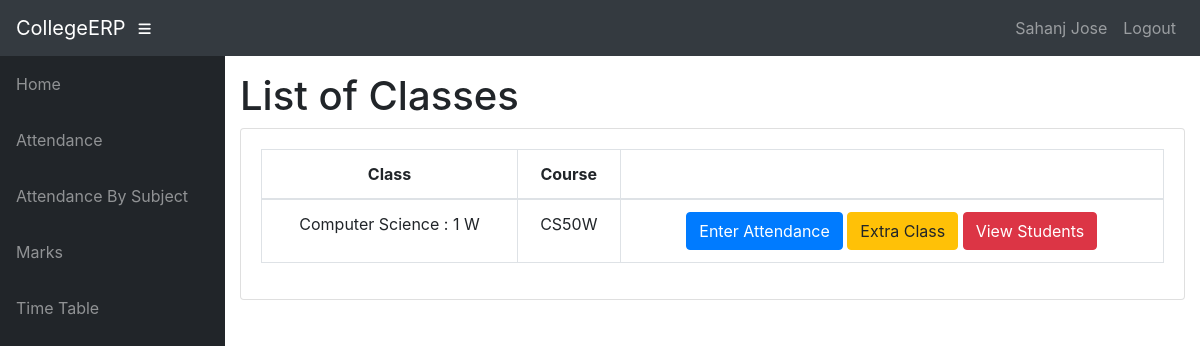
Page /info/teacher/1/1/Classes/ (signed in) on the committed database.
### info/models.py (models this page shows, shortened)
class User(AbstractUser):
    @property
    def is_student(self):
        if hasattr(self, 'student'):
            return True
        return False

class Student(models.Model):
    user = models.OneToOneField(User, on_delete=models.CASCADE, null=True)
    class_id = models.ForeignKey(Class, on_delete=models.CASCADE, default=1)
    USN = models.CharField(primary_key='True', max_length=100)
    name = models.CharField(max_length=200)
    sex = models.CharField(max_length=50, choices=sex_choice, default='Male')
    DOB = models.DateField(default='1998-01-01')

class Assign(models.Model):
    class_id = models.ForeignKey(Class, on_delete=models.CASCADE)
    course = models.ForeignKey(Course, on_delete=models.CASCADE)
    teacher = models.ForeignKey(Teacher, on_delete=models.CASCADE)
    class Meta:
        unique_together = (('course', 'class_id', 'teacher'),)

class Class(models.Model):
    id = models.CharField(primary_key='True', max_length=100)
    dept = models.ForeignKey(Dept, on_delete=models.CASCADE)
    section = models.CharField(max_length=100)
    sem = models.IntegerField()
    class Meta:
        verbose_name_plural = 'classes'
    def __str__(self):
        d = Dept.objects.get(name=self.dept)
        return '%s : %d %s' % (d.name, self.sem, self.section)

class Dept(models.Model):
    id = models.CharField(primary_key='True', max_length=100)
    name = models.CharField(max_length=200)
    def __str__(self):
        return self.name

class Course(models.Model):
    dept = models.ForeignKey(Dept, on_delete=models.CASCADE)
    id = models.CharField(primary_key='True', max_length=50)
    name = models.CharField(max_length=50)
    shortname = models.CharField(max_length=50, default='X')
    def __str__(self):
        return self.name

### info/views.py (the view)
# urls.py: path('teacher/<slug:teacher_id>/<int:choice>/Classes/', views.t_clas, name='t_clas'),
@login_required
def t_clas(request, teacher_id, choice):
    teacher1 = get_object_or_404(Teacher, id=teacher_id)
    return render(request, 'info/t_clas.html', {'teacher1': teacher1, 'choice': choice})

### info/templates/info/t_clas.html
{% extends 'info/base.html' %}
{% block content %}
    <h1>List of Classes</h1>
    <div class="card mb-3">
            <div class="card-body">
              <div class="table-responsive">
                <table class="table table-bordered text-center" id="dataTable" width="100%" cellspacing="0">
                  <thead>
                    <tr>
                        <th>Class</th>
                        <th>Course</th>
                        <th></th>
                    </tr>
                  </thead>
                  <tbody>
                    {% for ass in teacher1.assign_set.all %}
                    <tr>
                        <td>{{ ass.class_id }}</td>
                        <td>{{ ass.course }}</td>
                        <td>
                            {% if choice == 1 %}
                                <a class="btn btn-primary" href="{% url 't_class_date' ass.id %}" role="button">Enter Attendance</a>
                                <a class="btn btn-warning" href="{% url 't_extra_class' ass.id %}">Extra Class</a>
                                <a class="btn btn-danger" href="{% url 't_student' ass.id %}">View Students</a>
                            {% elif choice == 2 %}
                                <a class="btn btn-primary" href="{% url 't_marks_list' ass.id %}" role="button">Enter Marks</a>
                                <a class="btn btn-danger" href="{% url 't_student_marks' ass.id %}">View Students</a>
                            {% elif choice == 3 %}
                                <a class="btn btn-danger" href="{% url 't_report' ass.id %}">Generate reports</a>
                            {% endif %}
                        </td>
                    </tr>
                    {% empty %}
                            <p>teacher has no courses</p>
                    {% endfor %}
                  </tbody>
                </table>
              </div>
    </div>
{% endblock %}

### info/templates/info/base.html (shortened to what this page needs)
<!DOCTYPE html>
<html lang="en">
  <head>
      {% load static %}
    <link href="{% static '/info/bootstrap/vendor/bootstrap/css/bootstrap.min.css' %}" rel="stylesheet">
    <link href="{% static '/info/bootstrap/vendor/fontawesome-free/css/all.min.css' %}" rel="stylesheet" type="text/css">
    <link href="{% static '/info/bootstrap/vendor/datatables/dataTables.bootstrap4.css' %}" rel="stylesheet">
    <link href="{% static '/info/bootstrap/css/sb-admin.css' %}" rel="stylesheet">
  </head>
  <body id="page-top">
    <nav class="navbar navbar-expand navbar-dark bg-dark static-top">
      <a class="navbar-brand mr-1" href="{% url 'index' %}">CollegeERP</a>
      <button class="btn btn-link btn-sm text-white order-1 order-sm-0" id="sidebarToggle" href="#">
        <i class="fas fa-bars"></i>
      </button>
        <div class="collapse navbar-collapse" id="navbarResponsive">
          <ul class="navbar-nav ml-auto">
            <li class="nav-item">
                {% if request.user.is_student %}
                    <a class="nav-link text-capitalize">{{ request.user.student.name }}</a>
                {% elif request.user.is_teacher %}
                    <a class="nav-link text-capitalize">{{ request.user.teacher.name }}</a>
                {% endif %}
            </li>
            <li class="nav-item">
                <a class="nav-link" href="#" data-toggle="modal" data-target="#logoutModal">Logout</a>
            </li>
          </ul>
        </div>
    </nav>
    <div id="wrapper">
      <ul class="sidebar navbar-nav">
            <li class="nav-item">
              <a class="nav-link" href="{% url 'index' %}">
                <span>Home</span>
              </a>
            </li>
        {% if request.user.is_student %}
            <li class="nav-item">
              <a class="nav-link" href="{% url 'attendance' request.user.student.USN %}">
                <span>Attendance</span>
              </a>
            </li>
            <li class="nav-item">
              <a class="nav-link" href="{% url 'attendance' request.user.student.USN %}">
                <span>Attendance By Subject</span>
              </a>
            </li>
            <li class="nav-item">
              <a class="nav-link" href="{% url 'marks_list' request.user.student.USN %}">
                <span>Marks</span>
              </a>
            </li>
              <li class="nav-item">
              <a class="nav-link" href="{% url 'timetable' request.user.student.class_id_id %}">
                <span>Time Table</span>
              </a>
            </li>
        {% endif %}
      </ul>
      <div id="content-wrapper">
        <div class="container-fluid">
            {% block content %}
            {% endblock %}
        </div>
      </div>
    </div>
  </body>
</html>

### rows in the picture
User: user.student.name "Sahanj Jose"
Assign: class_id "Computer Science : 1 W", course "CS50W"
